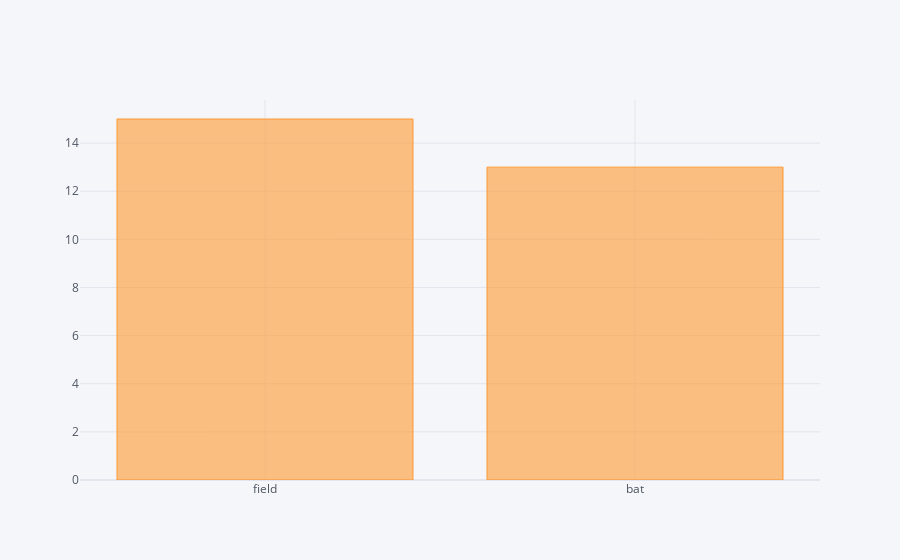

The notebook cell this image was saved under:
### Code cell
micsk['toss_decision'].value_counts().iplot(kind='bar')

### Figure 1 — Plotly figure (JSON) as saved in the notebook; plotly's stock layout.template omitted (floating-point values rounded to 4 significant figures)
{"data": [{"marker": {"color": "rgba(255, 153, 51, 0.6)", "line": {"color": "rgba(255, 153, 51, 1.0)", "width": 1}}, "name": "toss_decision", "orientation": "v", "text": "", "type": "bar", "x": ["field", "bat"], "y": [15, 13]}], "layout": {"legend": {"bgcolor": "#F5F6F9", "font": {"color": "#4D5663"}}, "paper_bgcolor": "#F5F6F9", "plot_bgcolor": "#F5F6F9", "title": {"font": {"color": "#4D5663"}}, "xaxis": {"gridcolor": "#E1E5ED", "showgrid": true, "tickfont": {"color": "#4D5663"}, "title": {"font": {"color": "#4D5663"}, "text": ""}, "zerolinecolor": "#E1E5ED"}, "yaxis": {"gridcolor": "#E1E5ED", "showgrid": true, "tickfont": {"color": "#4D5663"}, "title": {"font": {"color": "#4D5663"}, "text": ""}, "zerolinecolor": "#E1E5ED"}}}
